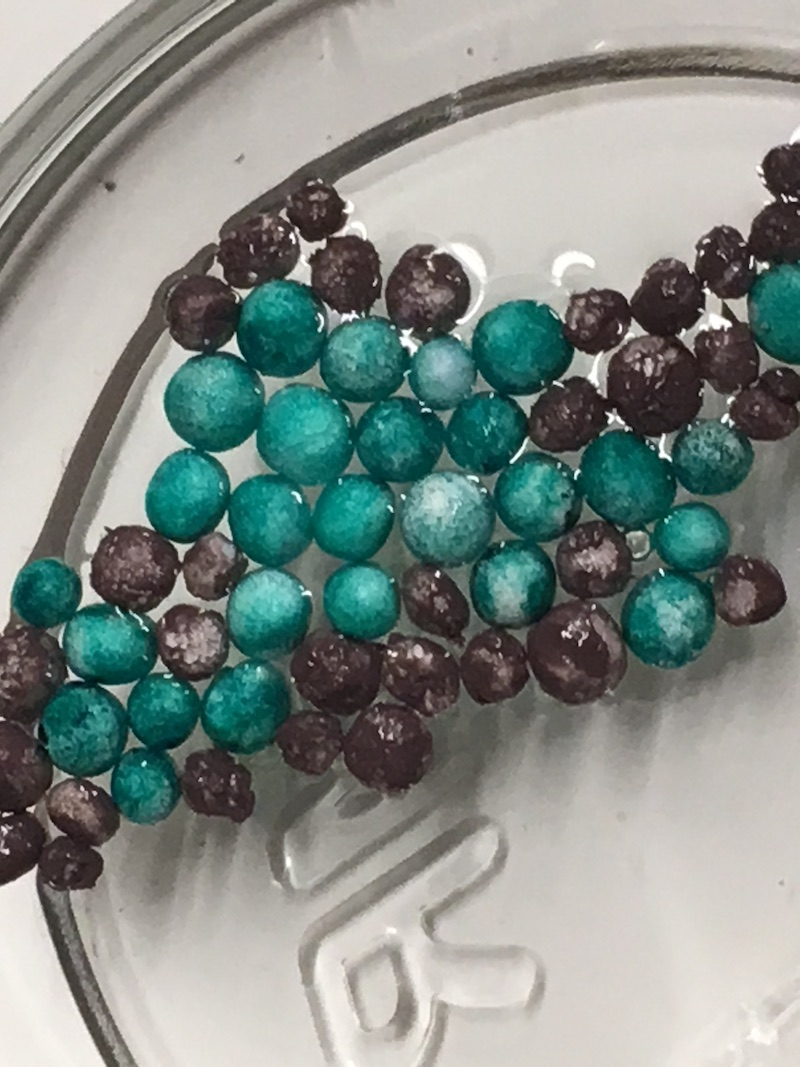
#> input picture bacteria.jpg, 800 x 1067 px
$ jupyter execute --allow-errors ImageAnalysis.ipynb   (shell and % lines are left out)   (older library calls are emulated)
#> lines starting #> are read from the running program, lines starting #| are printed output that depends on the picture
# Bacterial Spectrophotometry
Goal: Use luminescent antibodies to detect ratio of bacteria in oral microbiome.

[cell 1]
import cv2
import numpy as np
import matplotlib.pyplot as plt

[cell 2]
from PIL import Image
im = Image.open("bacteria.jpg")
#> im is the input picture: PIL image 800x1067 RGB; mean R, G, B 131.6, 141.4, 136.1

## Detect intensity of bacterial fluorescence

[cell 3]
from skimage import data, color
from skimage.transform import hough_circle, hough_circle_peaks,hough_ellipse
from skimage.feature import canny
from skimage.draw import circle_perimeter
from skimage.util import img_as_ubyte
from skimage import img_as_float
import matplotlib.patches as mpatches

cvimage = cv2.imread('bacteria.jpg')
image_rgb = cv2.cvtColor(cvimage,cv2.COLOR_BGR2RGB)
plt.imshow(image_rgb)
plt.title("Sensor Image")
plt.show()

# grab the image channels, initialize the tuple of colors,
# the figure and the flattened feature vector
chans = cv2.split(image_rgb)
colors = ("b", "g") # Exclude red for demo
plt.figure()
plt.title("Intensity Histogram by Color")
plt.xlabel("Bins")
plt.ylabel("# of Pixels")
features = []

# loop over the image channels
for (chan, color) in zip(chans, colors):
	# create a histogram for the current channel and
	# concatenate the resulting histograms for each
	# channel
	hist = cv2.calcHist([chan], [0], None, [256], [0, 256])
	features.extend(hist)

	# plot the histogram
	plt.plot(hist, color = color)
	plt.xlim([0, 256])
#> this loop made 2 passes
#> color on passes 1 to 2: 'b', 'g'
#> after the loop, features = 512 items, first 6: [14591], [5007], [4751], [4094], [3872], [3518]

plt.show()
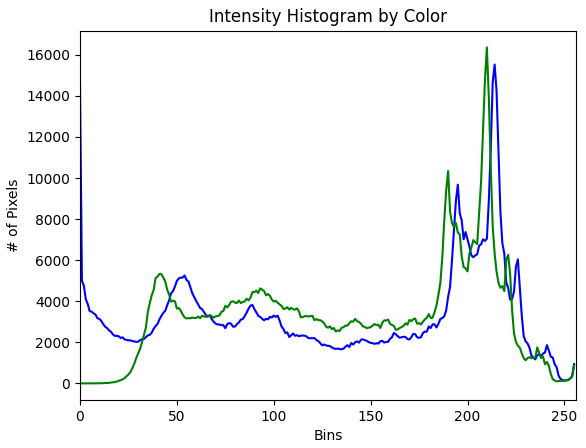
#> figure drawn by matplotlib, 1 panel; curve peaks at x = 214, y = 15528; curve peaks at x = 210, y = 16363
# here we are simply showing the dimensionality of the
# flattened color histogram 256 bins for each channel
# x 3 channels = 768 total values -- in practice, we would
# normally not use 256 bins for each channel, a choice
# between 32-96 bins are normally used, but this tends
# to be application dependent
image_gray = cv2.cvtColor(image_rgb,cv2.COLOR_RGB2GRAY)
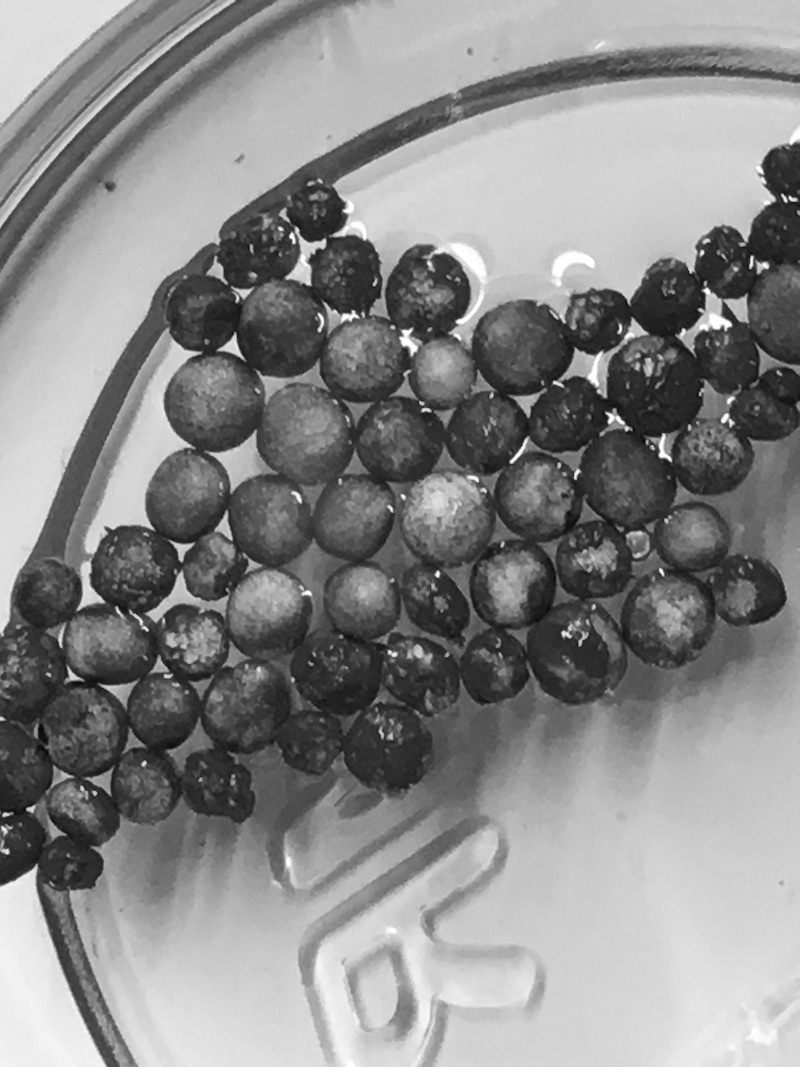
#> image_gray: shape (1067, 800); min 2, max 255, mean 137.9
# image_gray = cv2.convertScaleAbs(image_gray)
# plt.imshow(image_gray)
# plt.show()

## Provide user with notifications using lookup table with reference values

[cell 4]
green_minimum = 0.4
blue_minimum = 0.5
#> (the rest of this cell did not finish here and is left out)

## Display user's microbiomic fingerprint

[cell 5]
# Plot blues
mu, sigma = 0, 0.1
s = np.random.normal(mu, sigma, 1000)
fig = plt.figure()
ax = fig.add_subplot(111)
count, bins, ignored = plt.hist(s, 30, normed=True)
#> count = 30 values, max 4.55 at index 13, min 0.0517 at index 0, mean 1.72; bins = 31 values from -0.305 to 0.276; ignored = 30 items

# Plot greens
plt.plot(bins, 1/(sigma * np.sqrt(2 * np.pi)) * \
         np.exp( - (bins - mu)**2 / (2 * sigma**2) ), \
         linewidth=2,color='b')
t = s + 0.5
count, bins, ignored = plt.hist(t, 40, normed=True,color='green')
#> count = 40 values, max 4.41 at index 18, min 0.0689 at index 0, mean 1.72; bins = 41 values from 0.195 to 0.776; ignored = 40 items

plt.plot(bins, 1/(sigma * np.sqrt(2 * np.pi)) * \
         np.exp( - (bins - mu)**2 / (2 * sigma**2) ), \
         linewidth=2,color='green')
blue_patch = mpatches.Patch(color='blue', label='Bad bacteria')
green_patch = mpatches.Patch(color='green', label='Good bacteria')
plt.legend(handles=[green_patch,blue_patch])
plt.title("My Biome - 0.6 Greens, 0.4 Blues")
plt.annotate('Imbalance detected', xy=(0.2,3), xytext=(1, 4),
            arrowprops=dict(facecolor='red', shrink=0.05),
            )
plt.show()
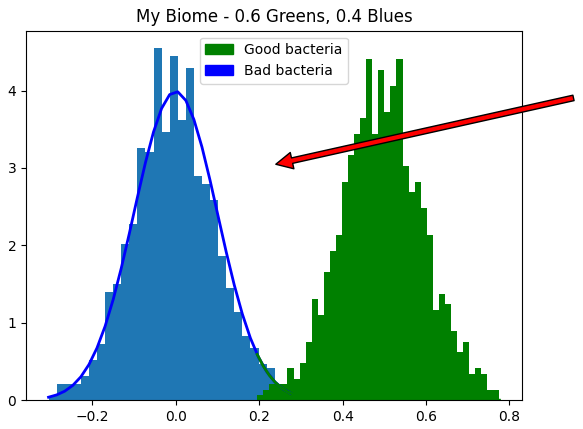
#> figure drawn by matplotlib, 1 panel; tallest bar 4.55 high, from x = -0.053 to -0.0337; curve peaks at x = 0.00501, y = 3.98; curve peaks at x = 0.195, y = 0.591
